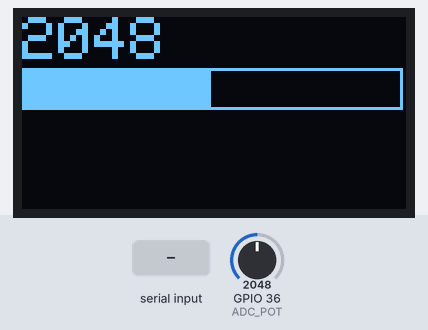
A sketch run on a simulated ESP32. On the bench: 128×64 one-colour display. The test bench sets the inputs (shaded band); at power-on: GPIO 36 (ADC_POT) = 2048. What the sketch prints to the serial monitor is not drawn.

Above: at 1.3 s.
1.4 s: GPIO 36 (ADC_POT) set to 2866
At 3.2 s:
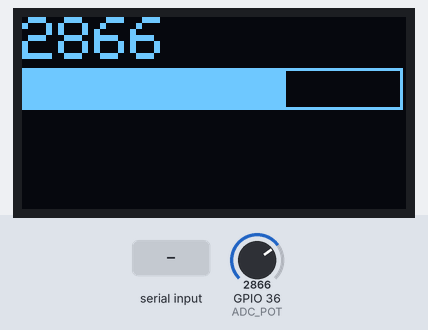
3.5 s: "90,45\n" received over Serial
At 4.7 s:
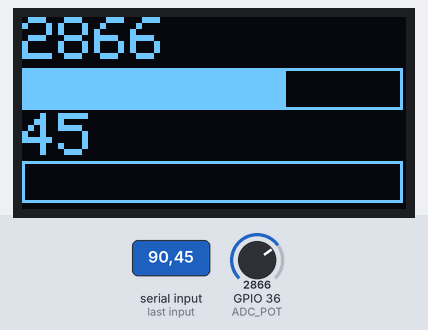
5.5 s: "30,150\n" received over Serial
At 7.2 s:
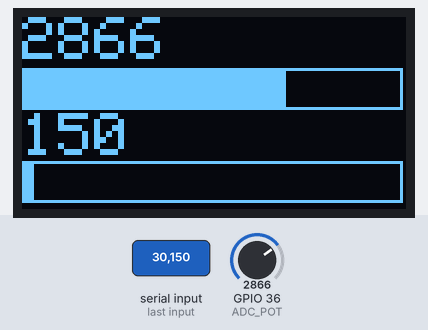
7.5 s: GPIO 36 (ADC_POT) set to 3603
At 9.2 s:
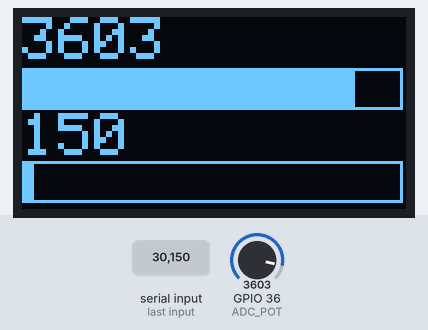
9.5 s: GPIO 36 (ADC_POT) set to 4095
At 10.5 s:
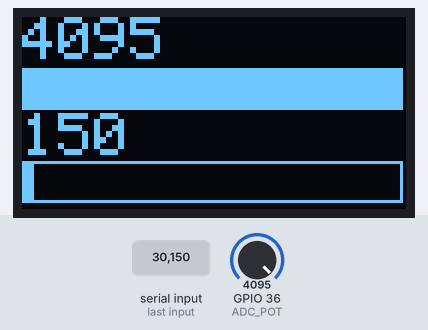
Timing chart, 0 to 12.5 s (numbered marks = the images above; inputs shaded):
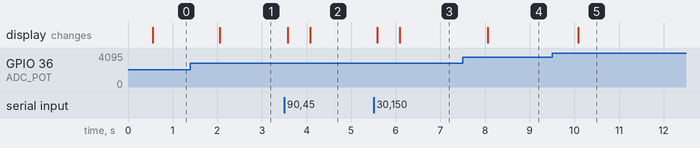

The sketch:

OLED_gauge.ino
```cpp
#include <Wire.h>
#include <Adafruit_GFX.h>
#include <Adafruit_SSD1306.h>
#define SCREEN_WIDTH 128
#define SCREEN_HEIGHT 64
#define ADC_POT A0
Adafruit_SSD1306 display(SCREEN_WIDTH, SCREEN_HEIGHT, &Wire, -1);

// Define a struct
struct pinRead {
  uint pin;    // analog channel indentifier
  uint value;  // sensor output value
};

QueueHandle_t structQueue;

void setup() {
  Serial.begin(115200);

  if (!display.begin(SSD1306_SWITCHCAPVCC, 0x3C)) {
    Serial.println(F("SSD1306 allocation failed"));
  }
  // Clear the buffer.
  display.clearDisplay();


  // create Structure Queue
  structQueue = xQueueCreate(10, sizeof(struct pinRead));

  if (structQueue != NULL) {

    xTaskCreatePinnedToCore(
      displayTask,    // Function that should be called
      "displayTask",  // Name of the task (for debugging)
      2048,           // Stack size (bytes)
      NULL,           // Parameter to pass
      1,              // Task priority
      NULL,           // Task handle
      1               // Core you want to run the task on (0 or 1)
    );
  }
}

void loop() {
  uint adc = analogRead(ADC_POT);
  Serial.println(adc);
  delay(500);

  // push pot value to queue
  struct pinRead currentPinRead;                                  // define a structure of type pinRead
  currentPinRead.pin = 0;                                         // assign value '0' to pin element of struct
  currentPinRead.value = adc;                                     // Read adc value
  xQueueSendToBack(structQueue, &currentPinRead, portMAX_DELAY);  //write struct message to queue

  // Send terminal value to queue
  if (Serial.available() > 1) {
    uint ser = Serial.parseInt();
    currentPinRead.pin = 1;
    currentPinRead.value = ser;
    xQueueSendToBack(structQueue, &currentPinRead, portMAX_DELAY);
  }
}

void displayTask(void* parameter) {
  for (;;) {

    uint POT = 0;                   // temporary variable to hold pot value
    uint TERM = 0;                  // temporary variable to hold terminal input value
    struct pinRead currentPinRead;  // structure to hold receiv data

    // Read structure elements from queue and check if data received successfully
    if (xQueueReceive(structQueue, &currentPinRead, portMAX_DELAY) == pdPASS) {
      // print received data elements on serial montor
      Serial.print("Pin: ");
      Serial.print(currentPinRead.pin);
      Serial.print(" Value: ");
      Serial.println(currentPinRead.value);

      // If condition checks,  if data receive from channel zero
      // If yes, store sensor value member of structure in temporary pot variable
      // Print pot value to oled
      if (currentPinRead.pin == 0) {
        POT = currentPinRead.value;

        // Clear row
        display.fillRect(0, 0, 128, 14, BLACK);

        // Print pot value
        display.setTextSize(2);
        display.setTextColor(WHITE);
        display.setCursor(0, 0);
        display.println(POT);
        BarGraph(POT, currentPinRead.pin);
        display.display();
      }

      // If condition checks,  if data receive from channel one (A1)
      // If yes, store sensor value member of structure in temporary LDR variable
      if (currentPinRead.pin == 1) {

        TERM = currentPinRead.value;

        // Clear row
        display.fillRect(0, 32, 128, 14, BLACK);

        // Print pot value
        display.setTextSize(2);
        display.setTextColor(WHITE);
        display.setCursor(0, 32);
        display.println(TERM);
        BarGraph(TERM, currentPinRead.pin);
        display.display();
      }
    }
  }
  vTaskDelete(NULL);
}

void BarGraph(uint val, int pos) {
  uint w = 127 * val / 4095;
  if (pos == 0) {
    display.fillRect(0, 17, 127, 14, BLACK);
    display.drawRect(0, 17, 127, 14, WHITE);
    display.fillRect(0, 17, w, 14, WHITE);
  }

  if (pos == 1) {
    display.fillRect(0, 48, 127, 14, BLACK);
    display.drawRect(0, 48, 127, 14, WHITE);
    display.fillRect(0, 48, w, 14, WHITE);
  }

  Serial.println(w);
}
```

Measured:
- after the input at 1.4 s, the display: changes after 0.66 s (image 1)
- after the input at 3.5 s, the display: first changes after 0.08 s (image 2 shows a later state)
- after the input at 5.5 s, the display: first changes after 0.09 s (image 3 shows a later state)
- after the input at 7.5 s, the display: changes after 0.56 s (image 4)
- after the input at 9.5 s, the display: changes after 0.59 s (image 5)
